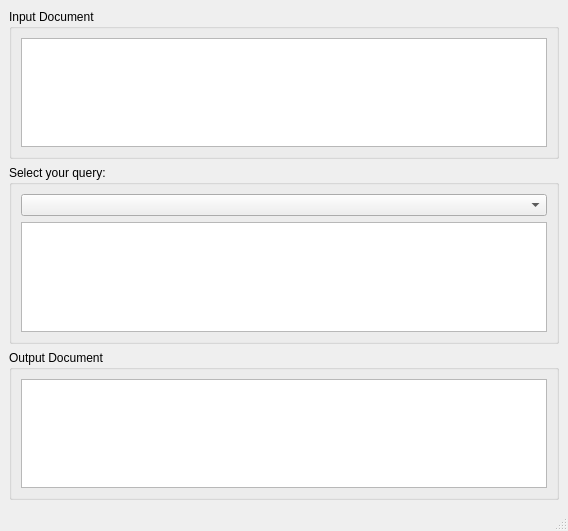
<ui version="4.0" >
 <class>QueryWidget</class>
 <widget class="QMainWindow" name="QueryWidget" >
  <property name="geometry" >
   <rect>
    <x>0</x>
    <y>0</y>
    <width>545</width>
    <height>531</height>
   </rect>
  </property>
  <property name="windowTitle" >
   <string>Recipes XQuery Example</string>
  </property>
  <widget class="QWidget" name="centralwidget" >
   <property name="geometry" >
    <rect>
     <x>0</x>
     <y>29</y>
     <width>545</width>
     <height>480</height>
    </rect>
   </property>
   <layout class="QVBoxLayout" name="verticalLayout" >
    <item>
     <layout class="QVBoxLayout" >
      <property name="spacing" >
       <number>6</number>
      </property>
      <property name="margin" >
       <number>0</number>
      </property>
      <item>
       <widget class="QGroupBox" name="inputGroupBox" >
        <property name="minimumSize" >
         <size>
          <width>550</width>
          <height>120</height>
         </size>
        </property>
        <property name="title" >
         <string>Input Document</string>
        </property>
        <layout class="QVBoxLayout" name="verticalLayout_4" >
         <item>
          <layout class="QVBoxLayout" name="_2" >
           <property name="spacing" >
            <number>6</number>
           </property>
           <property name="margin" >
            <number>0</number>
           </property>
           <item>
            <widget class="QTextEdit" name="inputTextEdit" />
           </item>
          </layout>
         </item>
        </layout>
       </widget>
      </item>
      <item>
       <widget class="QGroupBox" name="queryGroupBox" >
        <property name="minimumSize" >
         <size>
          <width>550</width>
          <height>120</height>
         </size>
        </property>
        <property name="title" >
         <string>Select your query:</string>
        </property>
        <layout class="QVBoxLayout" name="verticalLayout_5" >
         <item>
          <widget class="QComboBox" name="defaultQueries" />
         </item>
         <item>
          <widget class="QTextEdit" name="queryTextEdit" >
           <property name="minimumSize" >
            <size>
             <width>400</width>
             <height>60</height>
            </size>
           </property>
           <property name="readOnly" >
            <bool>true</bool>
           </property>
           <property name="acceptRichText" >
            <bool>false</bool>
           </property>
          </widget>
         </item>
        </layout>
       </widget>
      </item>
      <item>
       <widget class="QGroupBox" name="outputGroupBox" >
        <property name="minimumSize" >
         <size>
          <width>550</width>
          <height>120</height>
         </size>
        </property>
        <property name="title" >
         <string>Output Document</string>
        </property>
        <layout class="QVBoxLayout" name="verticalLayout_6" >
         <item>
          <layout class="QVBoxLayout" name="_3" >
           <property name="spacing" >
            <number>6</number>
           </property>
           <property name="margin" >
            <number>0</number>
           </property>
           <item>
            <widget class="QTextEdit" name="outputTextEdit" >
             <property name="minimumSize" >
              <size>
               <width>500</width>
               <height>80</height>
              </size>
             </property>
             <property name="readOnly" >
              <bool>true</bool>
             </property>
             <property name="acceptRichText" >
              <bool>false</bool>
             </property>
            </widget>
           </item>
          </layout>
         </item>
        </layout>
       </widget>
      </item>
     </layout>
    </item>
   </layout>
  </widget>
  <widget class="QMenuBar" name="menubar" >
   <property name="geometry" >
    <rect>
     <x>0</x>
     <y>0</y>
     <width>545</width>
     <height>29</height>
    </rect>
   </property>
  </widget>
  <widget class="QStatusBar" name="statusbar" >
   <property name="geometry" >
    <rect>
     <x>0</x>
     <y>509</y>
     <width>545</width>
     <height>22</height>
    </rect>
   </property>
  </widget>
 </widget>
 <resources/>
 <connections/>
</ui>
